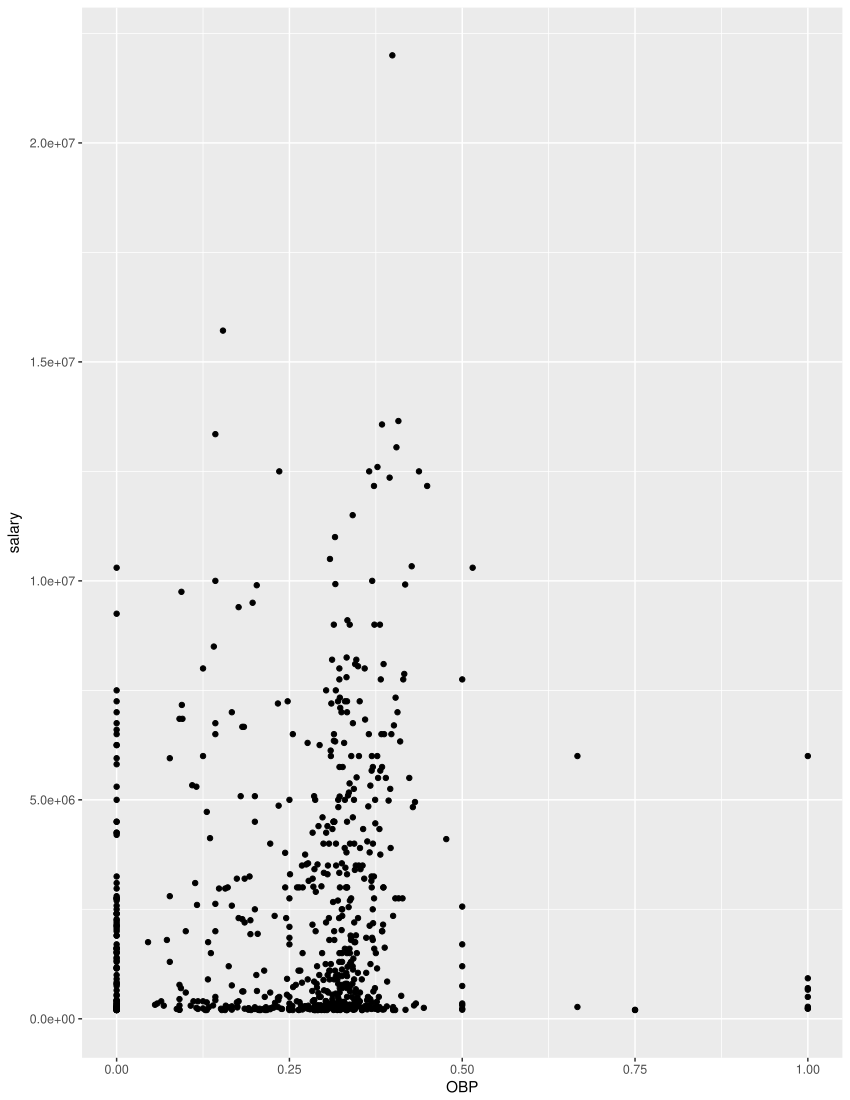

Here is the R script that generated this plot:
batting <- read.csv('/Users/satyamaddali/Desktop/R for data science/R-Course-HTML-Notes/R-for-Data-Science-and-Machine-Learning/Training Exercises/Capstone and Data Viz Projects/Capstone Project/Batting.csv')
View(Batting)
head(batting)
str(batting)
head(batting$AB)
head(batting$X2B)
batting$BA <- batting$H / batting$AB
tail(batting$BA,5)
batting$OBP <- (batting$H + batting$BB + batting$HBP)/(batting$AB + batting$BB + batting$HBP + batting$SF)
tail(batting$OBP)
batting$X1B <- batting$H - batting$X2B - batting$X3B - batting$HR
batting$SLG <- ((1 * batting$X1B) + (2 * batting$X2B) + (3 * batting$X3B) + (4 * batting$HR) ) / batting$AB
tail(batting$SLG)
sal <- read.csv('/Users/satyamaddali/Desktop/R for data science/R-Course-HTML-Notes/R-for-Data-Science-and-Machine-Learning/Training Exercises/Capstone and Data Viz Projects/Capstone Project/Salaries.csv')
summary(batting)
combo <- merge(batting, sal, by=c('playerID','yearID'))
summary(combo)
lost_players <- subset(combo,playerID %in% c('giambja01','damonjo01','saenzol01') )
lost_players
lost_players <- subset(lost_players,yearID == 2001)
lost_players <- lost_players[,c('playerID','H','X2B','X3B','HR','OBP','SLG','AB')]
library(dplyr)
library(ggplot2)
avail.players <- filter(combo,yearID==2001)
ggplot(avail.players,aes(x=OBP,y=salary)) + geom_point()
avail.players <- filter(avail.players,salary<8000000,OBP>0)
avail.players <- filter(avail.players,AB >= 500)
possible <- head(arrange(avail.players,desc(OBP)),10)
possible <- possible[,c('playerID','OBP','AB','salary')]
possible
possible[2:4,]
View(Batting)
tail(batting$OBP)
lost_players
